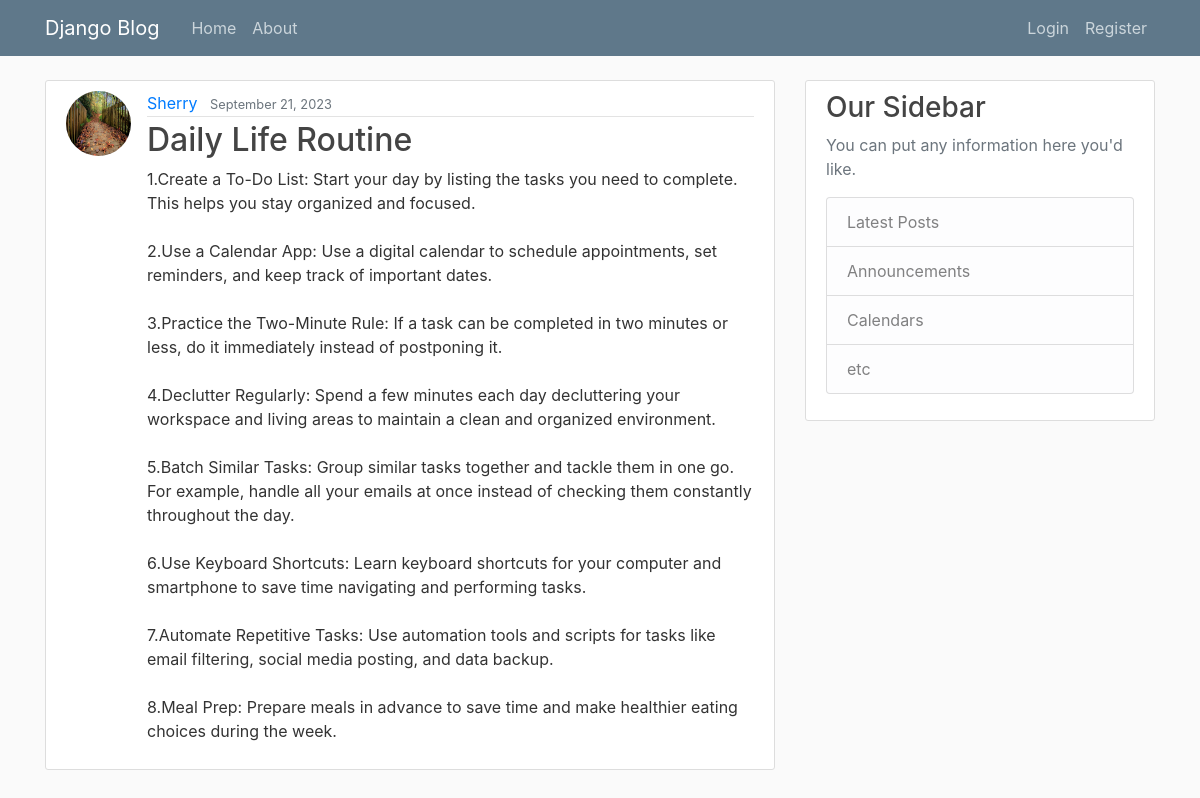
Screenshot of /post/12/ with the database file from the repository.
### About/models.py (models this page shows, shortened)
class posts(models.Model):
    title= models.CharField(max_length=100)
    content= models.TextField()
    date_posted= models.DateTimeField(default=timezone.now)
    author= models.ForeignKey(User, on_delete=models.CASCADE)

### users/models.py (models this page shows, shortened)
class Profile(models.Model):
    user = models.OneToOneField(User , on_delete=models.CASCADE )
    image = models.ImageField(default='default.jpg', upload_to='profile_pics')

### About/views.py (the view)
# urls.py: path('post/<int:pk>/', PostDetailView.as_view(), name='post-detail'),
class PostDetailView(DetailView):
    model = posts

### About/templates/About/posts_detail.html (shortened to what this page needs)
{% extends "About/base.html" %}
   {% block content %}
      <article class="media content-section">
      <img class="rounded-circle article-img" src="{{ object.author.profile.image.url }}">
      <div class="media-body">
      <div class="article-metadata">
      <a class="mr-2" href="{% url 'users-posts' object.author.username  %}">{{ object.author }}</a>
      <small class="text-muted">{{ object.date_posted|date:"F d, Y" }}</small>
      </div>
      <h2 class="article-title">{{ object.title }}</h2>
      <p class="article-content">{{ object.content }}</p>
      </div>
      </article>
   {% endblock content %}

### About/static/about/main.css (style rules this page uses)
body { background: #fafafa; color: #333333; margin-top: 5rem; }
h1, h2, h3, h4, h5, h6 { color: #444444; }
.content-section { background: #ffffff; padding: 10px 20px; border: 1px solid #dddddd; border-radius: 3px; margin-bottom: 20px; }
.article-title { color: #444444; }
.article-content { white-space: pre-line; }
.article-img { height: 65px; width: 65px; margin-right: 16px; }
.article-metadata { padding-bottom: 1px; margin-bottom: 4px; border-bottom: 1px solid #e3e3e3 }

### rows the page displays
posts: author.profile.image (picture), author "Sherry", date_posted "September 21, 2023", title "Daily Life Routine", content "1.Create a To-Do List: Start your day by listing the tasks you need to complete. This helps you stay organized and focused. 2.Use a Calendar App: Use a digital calendar to schedule appointments, set reminders, and keep track of important dates. 3.Practice the Two-Minute Rule: If a task can be completed in two minutes or less, do it immediately instead of postponing it. 4.Declutter Regularly: Spend a few minutes each day decluttering your workspace and living areas to maintain a clean and organized environment. 5.Batch Similar Tasks: Group similar tasks together and tackle them in one go. For example, handle all your emails at once instead of checking them constantly throughout the day.…"
